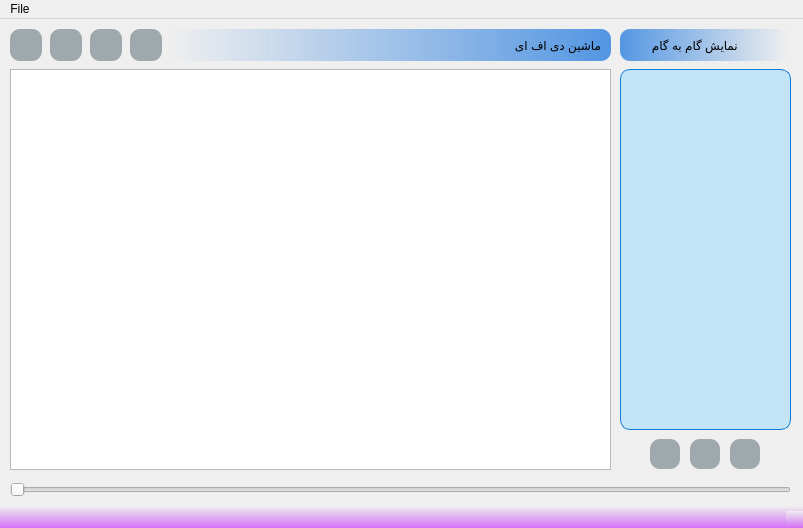
<?xml version="1.0" encoding="UTF-8"?>
<ui version="4.0">
 <class>DfaWindow</class>
 <widget class="QMainWindow" name="DfaWindow">
  <property name="geometry">
   <rect>
    <x>0</x>
    <y>0</y>
    <width>803</width>
    <height>528</height>
   </rect>
  </property>
  <property name="acceptDrops">
   <bool>false</bool>
  </property>
  <property name="windowTitle">
   <string>پروژه پایانی برنامه سازی پیشرفته</string>
  </property>
  <property name="styleSheet">
   <string notr="true"/>
  </property>
  <property name="documentMode">
   <bool>false</bool>
  </property>
  <widget class="QWidget" name="centralWidget">
   <widget class="QPushButton" name="pushButton">
    <property name="geometry">
     <rect>
      <x>10</x>
      <y>10</y>
      <width>32</width>
      <height>32</height>
     </rect>
    </property>
    <property name="styleSheet">
     <string notr="true">border-radius :  10px ;
background:  #9EA8AD;</string>
    </property>
    <property name="text">
     <string/>
    </property>
    <property name="icon">
     <iconset resource="resources.qrc">
      <normaloff>:/img/img/iconfinder_add_134224.png</normaloff>:/img/img/iconfinder_add_134224.png</iconset>
    </property>
    <property name="iconSize">
     <size>
      <width>20</width>
      <height>20</height>
     </size>
    </property>
   </widget>
   <widget class="QPushButton" name="pushButton_2">
    <property name="geometry">
     <rect>
      <x>50</x>
      <y>10</y>
      <width>32</width>
      <height>32</height>
     </rect>
    </property>
    <property name="styleSheet">
     <string notr="true">border-radius : 10px; 
background: #9EA8AD;</string>
    </property>
    <property name="text">
     <string/>
    </property>
    <property name="icon">
     <iconset resource="resources.qrc">
      <normaloff>:/img/img/left-and-right-arrow.png</normaloff>:/img/img/left-and-right-arrow.png</iconset>
    </property>
    <property name="iconSize">
     <size>
      <width>20</width>
      <height>20</height>
     </size>
    </property>
   </widget>
   <widget class="QPushButton" name="pushButton_6">
    <property name="geometry">
     <rect>
      <x>130</x>
      <y>10</y>
      <width>32</width>
      <height>32</height>
     </rect>
    </property>
    <property name="tabletTracking">
     <bool>false</bool>
    </property>
    <property name="focusPolicy">
     <enum>Qt::ClickFocus</enum>
    </property>
    <property name="contextMenuPolicy">
     <enum>Qt::NoContextMenu</enum>
    </property>
    <property name="styleSheet">
     <string notr="true">

border-radius : 10px; 
background: #9EA8AD;
</string>
    </property>
    <property name="text">
     <string/>
    </property>
    <property name="icon">
     <iconset resource="resources.qrc">
      <normaloff>:/img/img/noun_Delete_5493.png</normaloff>:/img/img/noun_Delete_5493.png</iconset>
    </property>
    <property name="iconSize">
     <size>
      <width>20</width>
      <height>20</height>
     </size>
    </property>
    <property name="default">
     <bool>false</bool>
    </property>
   </widget>
   <widget class="QPushButton" name="pushButton_3">
    <property name="geometry">
     <rect>
      <x>90</x>
      <y>10</y>
      <width>32</width>
      <height>32</height>
     </rect>
    </property>
    <property name="styleSheet">
     <string notr="true">border-radius : 10px; 
background: #9EA8AD;</string>
    </property>
    <property name="text">
     <string/>
    </property>
    <property name="icon">
     <iconset resource="resources.qrc">
      <normaloff>:/img/img/32x32.png</normaloff>:/img/img/32x32.png</iconset>
    </property>
   </widget>
   <widget class="GraphViewDfa" name="graphicsView">
    <property name="geometry">
     <rect>
      <x>10</x>
      <y>50</y>
      <width>601</width>
      <height>401</height>
     </rect>
    </property>
    <property name="minimumSize">
     <size>
      <width>0</width>
      <height>0</height>
     </size>
    </property>
    <property name="maximumSize">
     <size>
      <width>3000</width>
      <height>2000</height>
     </size>
    </property>
    <property name="sizeIncrement">
     <size>
      <width>0</width>
      <height>0</height>
     </size>
    </property>
    <property name="styleSheet">
     <string notr="true"/>
    </property>
   </widget>
   <widget class="QLabel" name="label">
    <property name="geometry">
     <rect>
      <x>170</x>
      <y>10</y>
      <width>441</width>
      <height>32</height>
     </rect>
    </property>
    <property name="styleSheet">
     <string notr="true">background-color:qlineargradient(spread:pad, x1:1, y1:0, x2:0, y2:0, stop:0.0149254 rgba(56, 134, 224, 215), stop:1 rgba(239, 239, 239, 239));
border-radius: 10px;
</string>
    </property>
    <property name="text">
     <string>   ماشین دی اف ای </string>
    </property>
   </widget>
   <widget class="QLabel" name="label_2">
    <property name="geometry">
     <rect>
      <x>620</x>
      <y>10</y>
      <width>171</width>
      <height>32</height>
     </rect>
    </property>
    <property name="styleSheet">
     <string notr="true">background-color:qlineargradient(spread:pad, x1:1, y1:0, x2:0, y2:0, stop:0.0149254 rgba(239, 239, 239, 239), stop:1 rgba(56, 134, 224, 215));
border-radius: 10px;
</string>
    </property>
    <property name="text">
     <string>                نمایش گام به گام</string>
    </property>
   </widget>
   <widget class="QSlider" name="horizontalSlider">
    <property name="geometry">
     <rect>
      <x>10</x>
      <y>460</y>
      <width>781</width>
      <height>21</height>
     </rect>
    </property>
    <property name="orientation">
     <enum>Qt::Horizontal</enum>
    </property>
   </widget>
   <widget class="StepByStepDfa" name="stepByStepView">
    <property name="geometry">
     <rect>
      <x>620</x>
      <y>50</y>
      <width>171</width>
      <height>361</height>
     </rect>
    </property>
    <property name="styleSheet">
     <string notr="true">border-radius: 10px;
background-color: #C3E4F6  ;
border: 0.5px solid #0E7BDC;</string>
    </property>
   </widget>
   <widget class="QPushButton" name="runButton">
    <property name="geometry">
     <rect>
      <x>730</x>
      <y>420</y>
      <width>30</width>
      <height>30</height>
     </rect>
    </property>
    <property name="font">
     <font>
      <pointsize>10</pointsize>
      <weight>75</weight>
      <bold>true</bold>
     </font>
    </property>
    <property name="autoFillBackground">
     <bool>false</bool>
    </property>
    <property name="styleSheet">
     <string notr="true">
border-radius : 10px; 
background: #9EA8AD;
</string>
    </property>
    <property name="text">
     <string/>
    </property>
    <property name="icon">
     <iconset resource="resources.qrc">
      <normaloff>:/img/img/2873-200.png</normaloff>:/img/img/2873-200.png</iconset>
    </property>
    <property name="iconSize">
     <size>
      <width>20</width>
      <height>20</height>
     </size>
    </property>
   </widget>
   <widget class="QPushButton" name="nextButton">
    <property name="geometry">
     <rect>
      <x>690</x>
      <y>420</y>
      <width>30</width>
      <height>30</height>
     </rect>
    </property>
    <property name="font">
     <font>
      <pointsize>10</pointsize>
      <weight>75</weight>
      <bold>true</bold>
     </font>
    </property>
    <property name="styleSheet">
     <string notr="true">border-radius : 10px; 
background: #9EA8AD;</string>
    </property>
    <property name="text">
     <string/>
    </property>
    <property name="icon">
     <iconset resource="resources.qrc">
      <normaloff>:/img/img/207-512.png</normaloff>:/img/img/207-512.png</iconset>
    </property>
    <property name="iconSize">
     <size>
      <width>20</width>
      <height>20</height>
     </size>
    </property>
   </widget>
   <widget class="QPushButton" name="deleteButton">
    <property name="geometry">
     <rect>
      <x>650</x>
      <y>420</y>
      <width>30</width>
      <height>30</height>
     </rect>
    </property>
    <property name="font">
     <font>
      <pointsize>10</pointsize>
      <weight>75</weight>
      <bold>true</bold>
     </font>
    </property>
    <property name="styleSheet">
     <string notr="true">border-radius : 10px; 
background: #9EA8AD;</string>
    </property>
    <property name="text">
     <string/>
    </property>
    <property name="icon">
     <iconset resource="resources.qrc">
      <normaloff>:/img/img/broom_clean_clear_sweep_housework_dust-512.png</normaloff>:/img/img/broom_clean_clear_sweep_housework_dust-512.png</iconset>
    </property>
    <property name="iconSize">
     <size>
      <width>20</width>
      <height>20</height>
     </size>
    </property>
   </widget>
   <widget class="QPushButton" name="backToMainWindow">
    <property name="geometry">
     <rect>
      <x>760</x>
      <y>10</y>
      <width>31</width>
      <height>31</height>
     </rect>
    </property>
    <property name="styleSheet">
     <string notr="true">border-radius:20px;
</string>
    </property>
    <property name="text">
     <string/>
    </property>
    <property name="icon">
     <iconset resource="resources.qrc">
      <normaloff>:/img/img/890784-200.png</normaloff>:/img/img/890784-200.png</iconset>
    </property>
    <property name="iconSize">
     <size>
      <width>50</width>
      <height>50</height>
     </size>
    </property>
   </widget>
  </widget>
  <widget class="QMenuBar" name="menuBar">
   <property name="geometry">
    <rect>
     <x>0</x>
     <y>0</y>
     <width>803</width>
     <height>22</height>
    </rect>
   </property>
   <widget class="QMenu" name="menuFile">
    <property name="title">
     <string>File</string>
    </property>
    <addaction name="separator"/>
    <addaction name="actionRun_DFA"/>
    <addaction name="separator"/>
    <addaction name="separator"/>
    <addaction name="actionSave"/>
    <addaction name="separator"/>
    <addaction name="separator"/>
    <addaction name="actionMake_PDF"/>
    <addaction name="actionMultiple_input"/>
   </widget>
   <addaction name="menuFile"/>
  </widget>
  <widget class="QStatusBar" name="statusBar">
   <property name="styleSheet">
    <string notr="true">background-color: qlineargradient(spread:pad, x1:0, y1:1, x2:0, y2:0, stop:0 rgba(212, 113, 245, 255), stop:1 rgba(239, 239, 239, 239))
</string>
   </property>
  </widget>
  <action name="actionRun_DFA">
   <property name="text">
    <string>Run DFA</string>
   </property>
  </action>
  <action name="actionSave_As">
   <property name="text">
    <string>Save As...</string>
   </property>
  </action>
  <action name="actionSave">
   <property name="text">
    <string>Save As PNG</string>
   </property>
  </action>
  <action name="actionMake_PDF">
   <property name="text">
    <string>Make PDF</string>
   </property>
  </action>
  <action name="actionMultiple_input">
   <property name="text">
    <string>Multiple input...</string>
   </property>
  </action>
 </widget>
 <layoutdefault spacing="6" margin="11"/>
 <customwidgets>
  <customwidget>
   <class>StepByStepDfa</class>
   <extends>QGraphicsView</extends>
   <header>stepbystepdfa.h</header>
  </customwidget>
  <customwidget>
   <class>GraphViewDfa</class>
   <extends>QGraphicsView</extends>
   <header>graphviewdfa.h</header>
  </customwidget>
 </customwidgets>
 <resources>
  <include location="resources.qrc"/>
 </resources>
 <connections/>
</ui>
